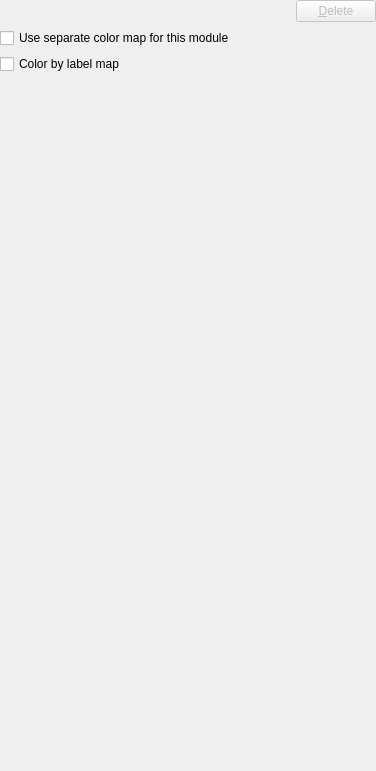
<?xml version="1.0" encoding="UTF-8"?>
<ui version="4.0">
 <class>ModulePropertiesPanel</class>
 <widget class="QWidget" name="ModulePropertiesPanel">
  <property name="geometry">
   <rect>
    <x>0</x>
    <y>0</y>
    <width>376</width>
    <height>771</height>
   </rect>
  </property>
  <property name="windowTitle">
   <string>Form</string>
  </property>
  <layout class="QVBoxLayout" name="verticalLayout" stretch="0,0,1">
   <property name="margin">
    <number>0</number>
   </property>
   <item>
    <layout class="QHBoxLayout" name="SearchBoxLayout" stretch="1,0">
     <property name="spacing">
      <number>2</number>
     </property>
     <item>
      <widget class="pqSearchBox" name="SearchBox" native="true">
       <property name="settingKey" stdset="0">
        <string>ModulePropertiesPanelSeachBox</string>
       </property>
      </widget>
     </item>
     <item>
      <widget class="QPushButton" name="Delete">
       <property name="enabled">
        <bool>false</bool>
       </property>
       <property name="toolTip">
        <string>Delete Module</string>
       </property>
       <property name="text">
        <string>&amp;Delete</string>
       </property>
       <property name="icon">
        <iconset resource="../ParaView3/ParaView/Qt/Widgets/Resources/QtWidgets.qrc">
         <normaloff>:/QtWidgets/Icons/pqDelete16.png</normaloff>:/QtWidgets/Icons/pqDelete16.png</iconset>
       </property>
      </widget>
     </item>
    </layout>
   </item>
   <item>
    <widget class="QCheckBox" name="DetachColorMap">
     <property name="toolTip">
      <string>&lt;html&gt;&lt;head/&gt;&lt;body&gt;&lt;p&gt;When checked, tomviz will use a separate color map for this module. Otherwise, the default behavior is to use the color map associated with the data.  &lt;/p&gt;&lt;/body&gt;&lt;/html&gt;</string>
     </property>
     <property name="text">
      <string>Use separate color map for this module</string>
     </property>
    </widget>
   </item>
   <item>
    <widget class="QCheckBox" name="ColorByLabelMap">
     <property name="text">
      <string>Color by label map</string>
     </property>
    </widget>
   </item>
   <item>
    <widget class="pqProxiesWidget" name="ProxiesWidget" native="true"/>
   </item>
  </layout>
 </widget>
 <customwidgets>
  <customwidget>
   <class>pqProxiesWidget</class>
   <extends>QWidget</extends>
   <header>pqProxiesWidget.h</header>
   <container>1</container>
  </customwidget>
  <customwidget>
   <class>pqSearchBox</class>
   <extends>QWidget</extends>
   <header>pqSearchBox.h</header>
   <container>1</container>
  </customwidget>
 </customwidgets>
 <resources>
  <include location="../ParaView3/ParaView/Qt/Components/Resources/pqComponents.qrc"/>
  <include location="../ParaView3/ParaView/Qt/Widgets/Resources/QtWidgets.qrc"/>
 </resources>
 <connections/>
</ui>
